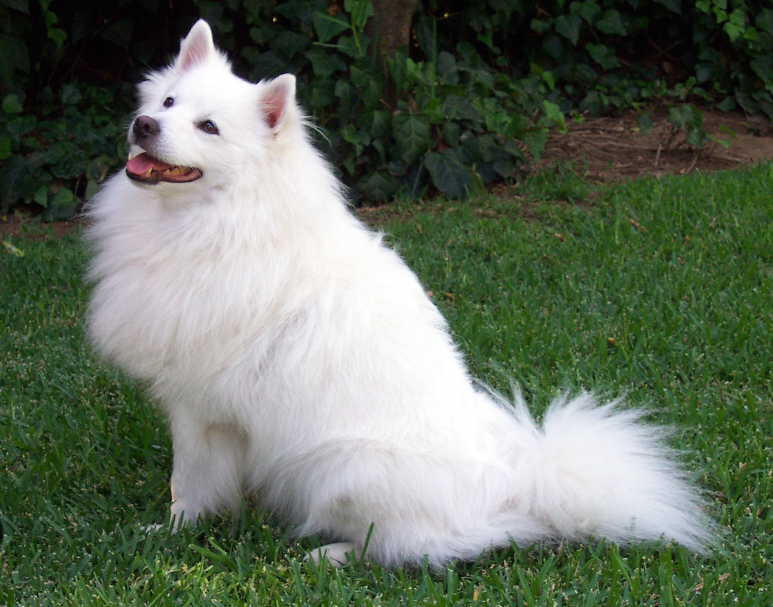
#> input picture dog.jpg, 1546 x 1213 px, found by its file name (shown at 1/2 size)
$ jupyter execute --allow-errors 'Obstacle Avoidance with Monocular Depth Estimation.ipynb'   (shell and % lines are left out)
#> lines starting #> are read from the running program, lines starting #| are printed output that depends on the picture; after the words box and inside, x2 and y2 are one past the last pixel; in counts of white or black regions, pixels touching at a corner belong together
[cell 1]
import torch
#> (the rest of this cell did not finish here and is left out)

[cell 2]
import cv2
import torch
import urllib.request

import matplotlib.pyplot as plt

url, filename = ("https://github.com/pytorch/hub/raw/master/images/dog.jpg", "dog.jpg")
urllib.request.urlretrieve(url, filename)

[cell 3]
use_large_model = True

#> (the rest of this cell did not finish here and is left out)

#> (a cell that did not finish here is left out)

#> (a cell that did not finish here is left out)

[cell 6]
img = cv2.imread(filename)
#> img is the input picture: shape (1213, 1546, 3); mean B, G, R 93.8, 110, 99.1
img = cv2.cvtColor(img, cv2.COLOR_BGR2RGB)
plt.imshow(img)

#> (the rest of this cell did not finish here and is left out)

#> (a cell that did not finish here is left out)

#> (a cell that did not finish here is left out)

[cell 9]
import cv2


img = cv2.imread("image_new.jpg")
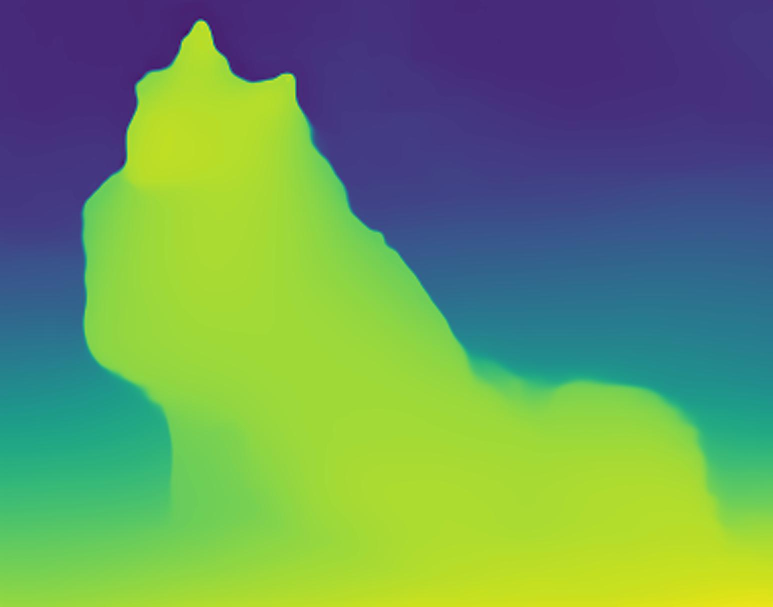
#> input picture image_new.jpg, 1546 x 1213 px (shown at 1/2 size)
#> img is the input picture: shape (1213, 1546, 3); mean B, G, R 95.8, 148.7, 105.9
b,g,r=cv2.split(img)
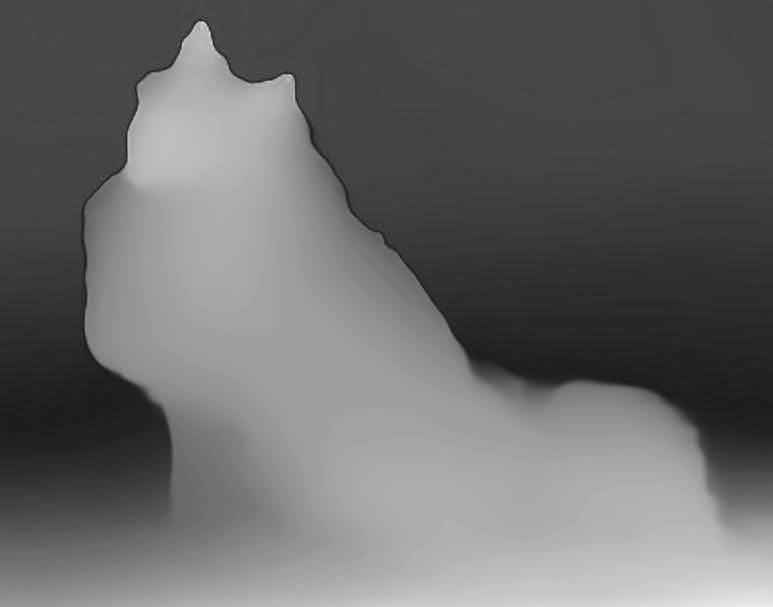
#> r: shape (1213, 1546) (shown at 1/2 size); min 21, max 235, mean 105.9
#plt.imshow(img)

img_hsv = cv2.cvtColor(img, cv2.COLOR_BGR2HSV)
#> img_hsv: shape (1213, 1546, 3); mean H, S, V 78.4, 174.5, 175.6
plt.imshow(img)


mask1 = cv2.inRange(img_hsv, (0,50,20), (5,255,255))
#> mask1: shape (1213, 1546); every value is 0
mask2 = cv2.inRange(img_hsv, (175,50,20), (180,255,255))

mask = cv2.bitwise_or(mask1, mask2 )
croped = cv2.bitwise_and(img, img, mask=mask)
#> croped: shape (1213, 1546, 3); every value is 0

[cell 10]
plt.imshow(b)

[cell 11]
plt.imshow(g)

[cell 12]
plt.imshow(r)

[cell 13]
src = cv2.imread('image_new.jpg',0)
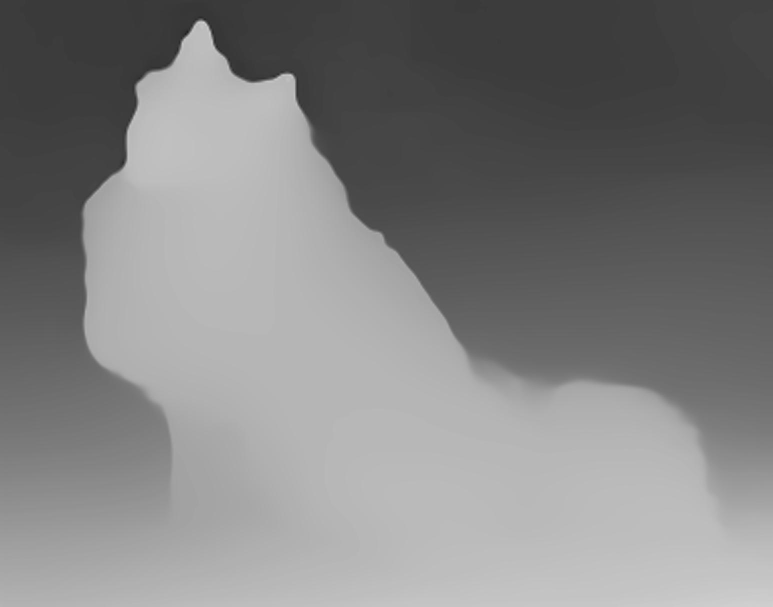
#> src: shape (1213, 1546) (shown at 1/2 size); min 29, max 218, mean 129.8
thresh1 = cv2.adaptiveThreshold(src, 255, cv2.ADAPTIVE_THRESH_MEAN_C,cv2.THRESH_BINARY, 199, 0)
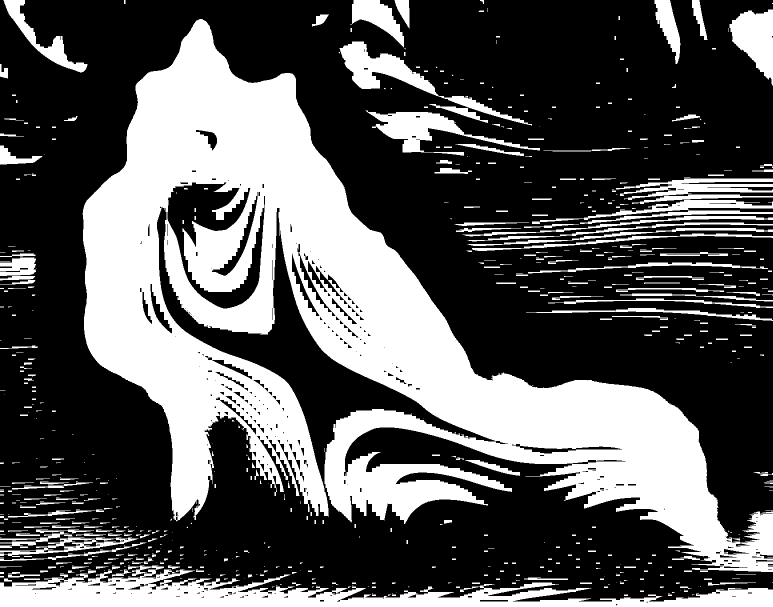
#> thresh1: shape (1213, 1546) (shown at 1/2 size); 34.8% white; 678 white regions (266 under 20 px), largest, box (x1, y1, x2, y2) and area: (165, 38, 1546, 1144) 487929, (0, 1131, 1546, 1213) 52992, (679, 83, 1064, 251) 10549
plt.imshow(thresh1)

[cell 14]
height, width = thresh1.shape[:2]
#> height = 1213; width = 1546
print(thresh1.shape)
#| (1213, 1546)

[cell 15]
# Let's get the starting pixel coordiantes (top left of cropped top)
start_row, start_col = int(0), int(0)
# Let's get the ending pixel coordinates (bottom right of cropped top)
end_row, end_col = int(height * .5), int(width)
#> end_row = 606; end_col = 1546
cropped_top = thresh1[start_row:end_row , start_col:end_col]
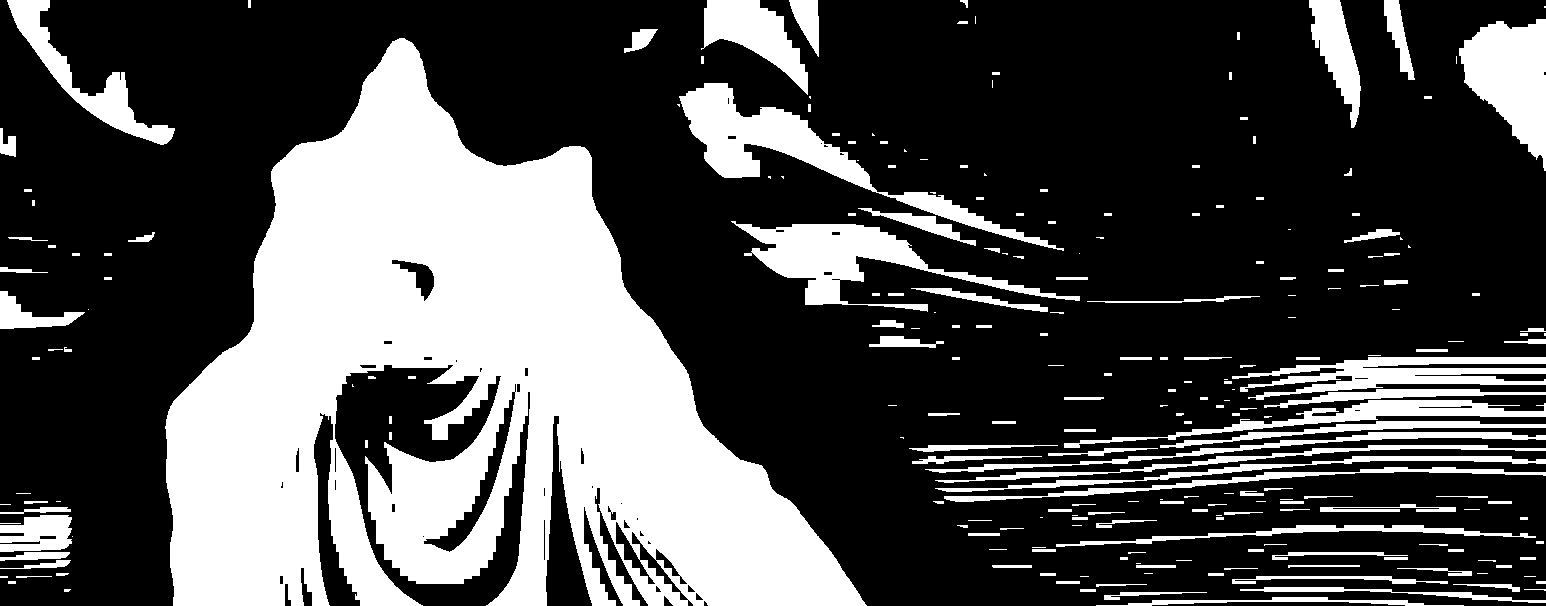
#> cropped_top: shape (606, 1546); 30.8% white; 243 white regions (67 under 20 px), largest, box (x1, y1, x2, y2) and area: (165, 38, 867, 606) 198916, (679, 83, 1064, 251) 10549, (731, 221, 1080, 312) 8996
print (start_row, end_row )
#| 0 606
print (start_col, end_col)
#| 0 1546

plt.imshow(cropped_top)

[cell 16]
# Let's get the starting pixel coordiantes (top left of cropped bottom)
start_row, start_col = int(height * .5), int(0)
#> start_row = 606; start_col = 0
# Let's get the ending pixel coordinates (bottom right of cropped bottom)
end_row, end_col = int(height), int(width)
#> end_row = 1213
cropped_bot = thresh1[start_row:end_row , start_col:end_col]
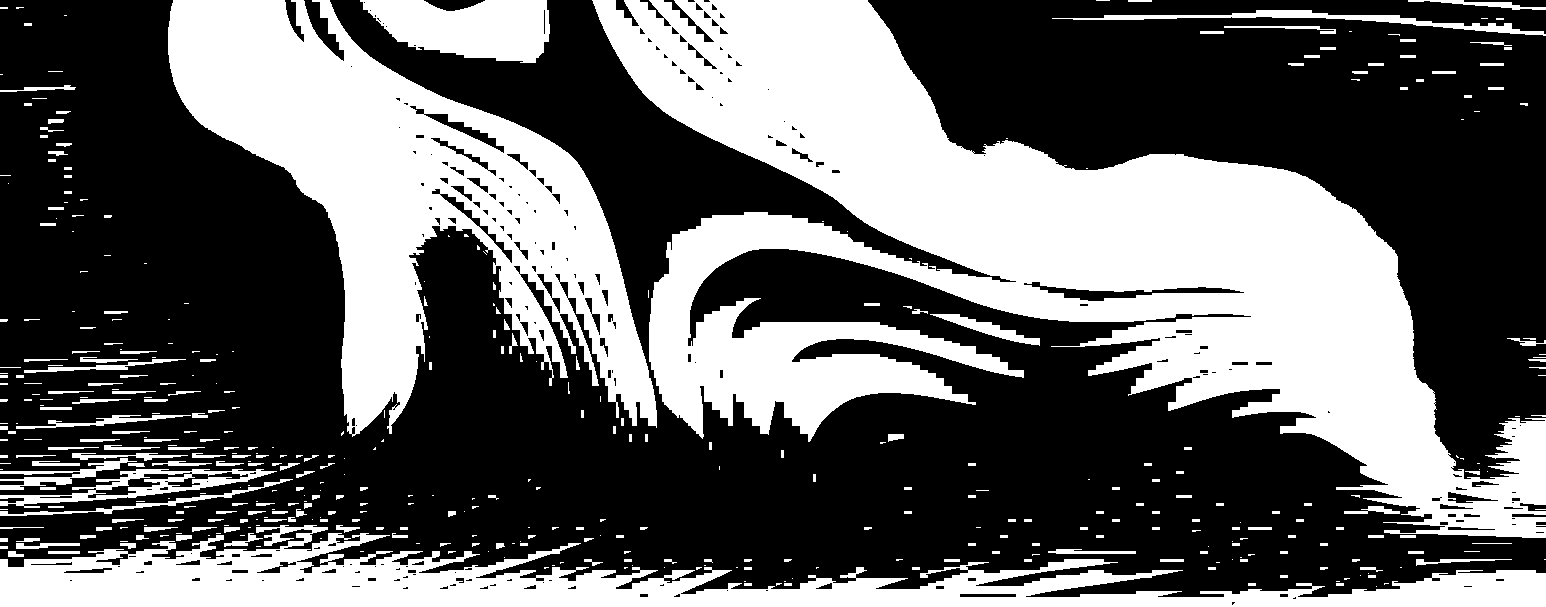
#> cropped_bot: shape (607, 1546); 38.9% white; 441 white regions (200 under 20 px), largest, box (x1, y1, x2, y2) and area: (592, 0, 1546, 538) 194256, (168, 0, 657, 437) 86119, (0, 525, 1546, 607) 52992
print (start_row, end_row)
#| 606 1213
print (start_col, end_col)
#| 0 1546

plt.imshow(cropped_bot)

[cell 17]
import numpy as np

topnumber_of_white_pix = np.sum(cropped_top == 255)      # extracting only white pixels
#> topnumber_of_white_pix = 288351

topnumber_of_black_pix = np.sum(cropped_top == 0)          # extracting only black pixels
#> topnumber_of_black_pix = 648525

print(topnumber_of_white_pix)
#| 288351
print(topnumber_of_black_pix)
#| 648525

[cell 18]
import numpy as np

botnumber_of_white_pix = np.sum(cropped_bot == 255)      # extracting only white pixels
#> botnumber_of_white_pix = 365154

botnumber_of_black_pix = np.sum(cropped_bot == 0)          # extracting only black pixels
#> botnumber_of_black_pix = 573268

print(botnumber_of_white_pix)
#| 365154
print(botnumber_of_black_pix)
#| 573268

[cell 19]
up_or_down = cropped_top
if (topnumber_of_black_pix>=botnumber_of_black_pix):

    top_bot_direction = 'UP'


if (topnumber_of_black_pix<botnumber_of_black_pix):

    top_bot_direction = 'DOWN'
    up_or_down=cropped_bot


print(top_bot_direction)


height, width = up_or_down.shape[:2]
#> height = 606
print(up_or_down.shape)
#| (606, 1546)

[cell 20]
# Let's get the starting pixel coordiantes (top left of cropped top)
start_row, start_col = int(0), int(0)
# Let's get the ending pixel coordinates (bottom right of cropped top)
end_row, end_col = int(height ), int(width/2)
#> end_row = 606; end_col = 773
cropped_left = up_or_down[start_row:end_row , start_col:end_col]
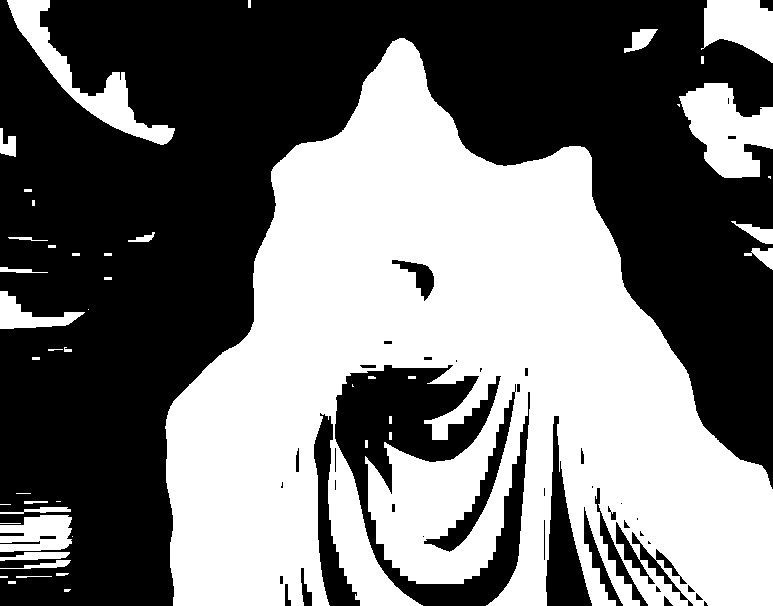
#> cropped_left: shape (606, 773); 45.4% white; 47 white regions (11 under 20 px), largest, box (x1, y1, x2, y2) and area: (165, 38, 773, 606) 192779, (679, 83, 773, 178) 5416, (7, 0, 175, 145) 4852
print (start_row, end_row )
#| 0 606
print (start_col, end_col)
#| 0 773

plt.imshow(cropped_left)

[cell 21]
# Let's get the starting pixel coordiantes (top left of cropped top)
start_row, start_col = int(0), int(width/2)
#> start_row = 0; start_col = 773
# Let's get the ending pixel coordinates (bottom right of cropped top)
end_row, end_col = int(height ), int(width)
#> end_col = 1546
cropped_right = up_or_down[start_row:end_row , start_col:end_col]
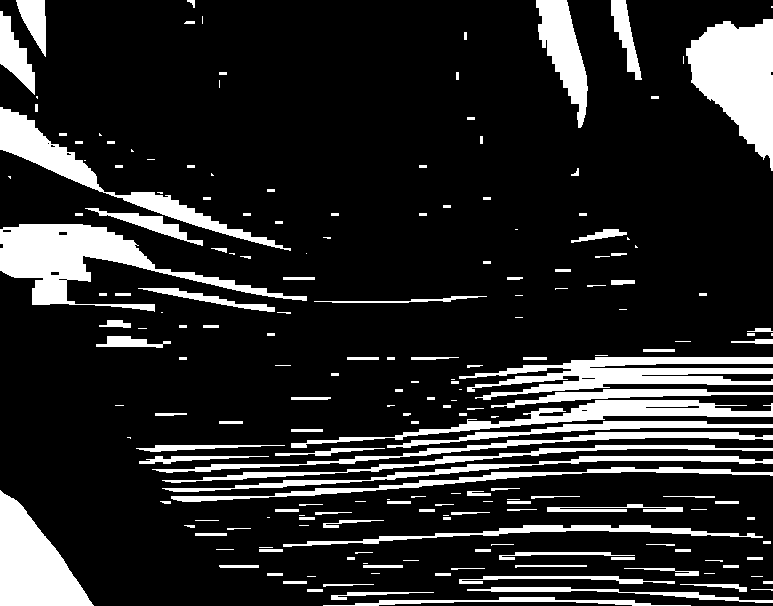
#> cropped_right: shape (606, 773); 16.1% white; 201 white regions (56 under 20 px), largest, box (x1, y1, x2, y2) and area: (0, 224, 307, 312) 8301, (686, 19, 773, 171) 7919, (0, 490, 94, 606) 6137
print (start_row, end_row )
#| 0 606
print (start_col, end_col)
#| 773 1546

plt.imshow(cropped_right)

[cell 22]
leftnumber_of_white_pix = np.sum(cropped_left == 255)      # extracting only white pixels
#> leftnumber_of_white_pix = 212848

rightnumber_of_black_pix = np.sum(cropped_right == 0)          # extracting only black pixels
#> rightnumber_of_black_pix = 392935

print(leftnumber_of_white_pix)
#| 212848
print(rightnumber_of_black_pix)
#| 392935
